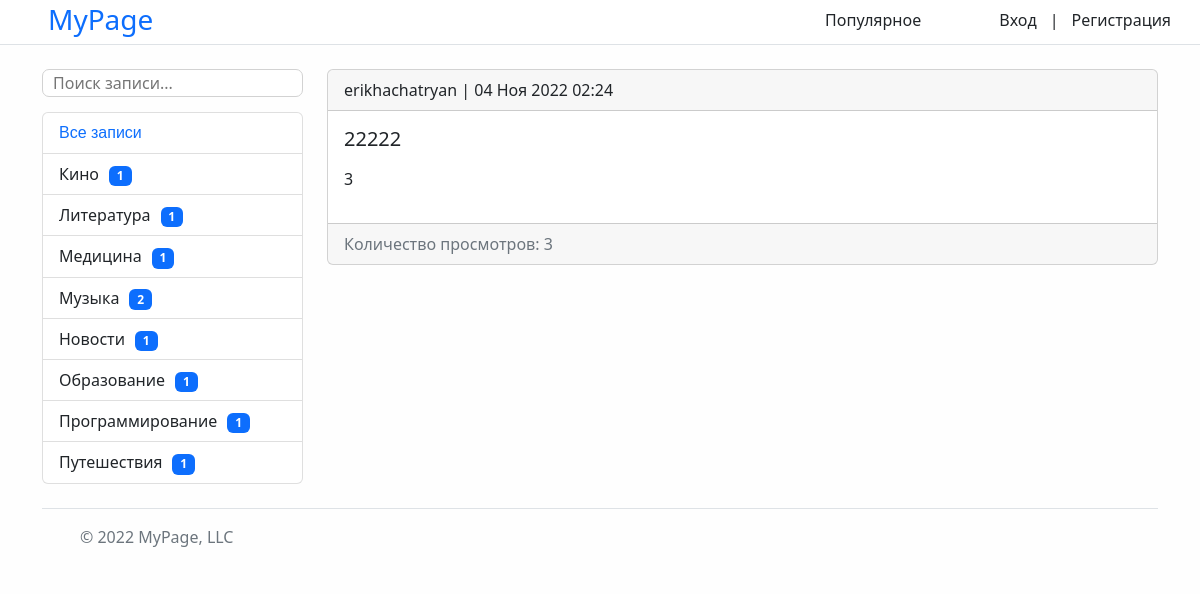
/news/75/, run on the app's committed database.
### news/models.py (models this page shows, shortened)
class Category(models.Model):
    title = models.CharField(max_length=150, db_index=True, verbose_name='Наименование категории')
    class Meta:
        verbose_name = 'Категория'
        verbose_name_plural = 'Категории'
        ordering = ['title']

class News(models.Model):
    title = models.CharField(max_length=80, verbose_name='Наименование')
    content = models.TextField(blank=True, verbose_name='Контент')
    created_at = models.DateTimeField(auto_now_add=True, verbose_name='Дата публикации')
    update_at = models.DateTimeField(auto_now_add=True, verbose_name='Обновлено')
    photo = models.ImageField(upload_to='photos/%Y/%m/%d', verbose_name='Фото', blank=True)
    is_published = models.BooleanField(default=True, verbose_name='Опубликовано')
    views = models.IntegerField(default=0, verbose_name='Количество просмотров')
    category = models.ForeignKey('Category', on_delete=models.PROTECT, null=True,
                                 verbose_name='Категория')
    author = models.ForeignKey(User, on_delete=models.CASCADE, related_name='author', verbose_name='Автор', default=True)
    class Meta:
        verbose_name = 'Новость'
        verbose_name_plural = 'Новости'
        ordering = ['-created_at']

### news/views.py (the view)
# urls.py: path('news/<int:pk>/', ViewNews.as_view(), name='view_news'),  # Просмотр записи по кнопке "Прочитать"
class ViewNews(DetailView):
    model = News
    context_object_name = 'news_item'
    def get_context_data(self, *, object_list=None, **kwargs):
        context = super().get_context_data(**kwargs)
        context['categories'] = Category.objects.annotate(cnt=Count('news', filter=F('news__is_published'))).filter(cnt__gt=0).order_by('title')
        self.object.views = F('views') + 1
        self.object.save()
        self.object.refresh_from_db()
        str_number_to_shorten = str(self.object.views)
        if 16 <= len(str_number_to_shorten) < 19:
            test = str_number_to_shorten[:-15]
            if test == '':
                context['views_str'] = '1Q'
            else:
                context['views_str'] = str_number_to_shorten[:-15] + "Q"
        elif 13 <= len(str_number_to_shorten) < 16:
            test = str_number_to_shorten[:-12]
            if test == '':
                context['views_str'] = '1T'
            else:
                context['views_str'] = str_number_to_shorten[:-12] + "T"
        elif 10 <= len(str_number_to_shorten) < 13:
            test = str_number_to_shorten[:-9]
            if test == '':
                context['views_str'] = '1B'
            else:
                context['views_str'] = str_number_to_shorten[:-9] + "B"
        elif 7 <= len(str_number_to_shorten) < 10:
            test = str_number_to_shorten[:-6]
            if test == '':
                context['views_str'] = '1M'
            else:
                context['views_str'] = str_number_to_shorten[:-6] + "M"
        else:
            context['views_str'] = self.object.views
        return context

### news/templates/news/news_detail.html (shortened to what this page needs)
{% extends 'base.html' %}
{% block sidebar %}
    {% include 'include/_sidebar.html' %}
{% endblock %}
{% block content %}
            <div class="card mb-3">
                <div class="card-header">
                    {{ news_item.author }} | {{ news_item.created_at|date:"d M Y H:i" }}
                </div>
                <div class="card-body">
                    <div class="media">
                        <div class="media-body">
                            <h5 class="card-title>">{{ news_item.title }}</h5>
                            <p class="card-text">{{ news_item.content|linebreaks }}</p>
                        </div>
                    </div>
                </div>
                <div class="card-footer text-muted">
                    Количество просмотров: {{ views_str }}
                </div>
            </div>
{% endblock %}

### templates/include/_sidebar.html
<form style="margin-bottom: 15px; " action="{% url 'search' %}" method="get">
    <input  style="width: 100%; border-radius: 7px; border: 1px solid #d2d2d2; padding-left: 10px;" type="text" name="s" placeholder="Поиск записи...">
</form>
<div class="list-group">
    <a href="{% url 'home' %}" style="color: #0e6ffd; font-family: Verdana, Helvetica, Arial, sans-serif;" class="list-group-item list-group-item-action">Все записи</a>
    {% for item in categories %}
        <a href="{% url 'category' item.pk %}" class="list-group-item list-group-item-action">{{ item.title }}<span style="margin-left: 10px;" class="badge bg-primary">{{ item.cnt }}</span></a>
    {% endfor %}
</div>

### mysite/static/css/style.css (style rules this page uses)
body { background-color: #fefefe; }

### data on the page
Category: title "Кино", cnt "1"
Category: title "Литература", cnt "1"
Category: title "Медицина", cnt "1"
Category: title "Музыка", cnt "2"
Category: title "Новости", cnt "1"
Category: title "Образование", cnt "1"
Category: title "Программирование", cnt "1"
Category: title "Путешествия", cnt "1"
News: author "erikhachatryan", created_at "04 Ноя 2022 02:24", title "22222", content "3"

### other printed values
{{ views_str }} "3"
